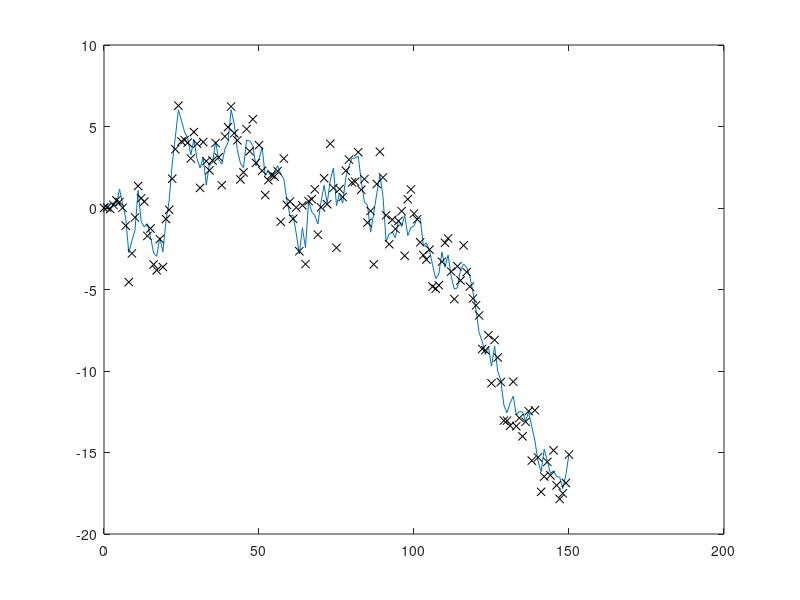

This figure's MATLAB source: (Note: this script raises an error after producing the figure.)
% test both ways of computing 
% the likelihood and its gradient

%% AR(1) model

N = 150;
A = 1;
Q = 1^2;
R = Q*1.2;
H = 1;

K = 0:N;
m0 = 0;
P0 = 1;
%% Simulate

xs = zeros(1,N+1);
ys = zeros(1,N+1);

% simulate
x0 = m0;
x = x0;
xs(:,1) = x0;
ys(:,1) = H*x0;

for k=2:N+1
	x = A*x+sqrt(Q)*randn;
  xs(:,k) = x;
	ys(:,k) = x+sqrt(R)*randn;
end


figure(1); clf;
plot(K,xs,K,ys,'kx');



% compute likelihood for A on grid


NN = 150;
alpha = 0.5;
as = linspace((1-alpha)*A,(1+alpha)*A,NN); % for q1
lhs = zeros(1,NN); glhs = lhs; glbs = lhs;
y = ys;
xDim = size(A,1);
MM = zeros(xDim,N+1); MM(:,1) = m0;
PP = zeros(xDim,xDim,N+1); PP(:,:,1) = P0;
MM_ = zeros(xDim,N+1);
PP_ = zeros(xDim,xDim,N+1);
m = m0; P = P0;
for j=1:NN
  lh = 0;
  for k=1:(N+1)

      [m_,P_] = kf_predict(m,P,as(j),Q);
      MM_(:,k) = m_;
      PP_(:,:,k) = P_;

      if k==N+1; break; end; 

      [m,P,~,my,Sy] = kf_update(m_,P_,y(:,k+1),H,R);


      MM(:,k+1) = m;
      PP(:,:,k+1) = P;
      lh = lh + likelihood(y(:,k+1)-my,Sy);

  end
  lhs(j) = lh;
end

figure(2); clf;
plot(as,lhs); grid on;


%% export plots

textwidth = 426.79134/72.27; % latex textwidth in inches
% plot the true locations and the measurements


plt = struct();kw=struct();
%kw.alpha = 0.2; kw.linewidth = 0.5;
kw.ms = 3; kw.alpha = 0.7; 
plt.data = {{K xs},{K ys 'kx' kw}};
plt.w = textwidth/2;
plt.xlabel = '$t$';
plt.legend = {'$x$' '$y$'};
plt.title = 'AR(1) simulation';
pyplot('../img/ar1_ex_a.pdf',plt,'../img/ar1_ex_a.mat');

plt = struct();kw=struct();
plt.data = {{as lhs},{''}};
plt.w = textwidth/2;
plt.xlabel = '$a$';
%plt.legend = {'$x$' '$y$'};
plt.title = 'Likelihood of $a$';
pyplot('../img/ar1_ex_b.pdf',plt,'../img/ar1_ex_b.mat');
